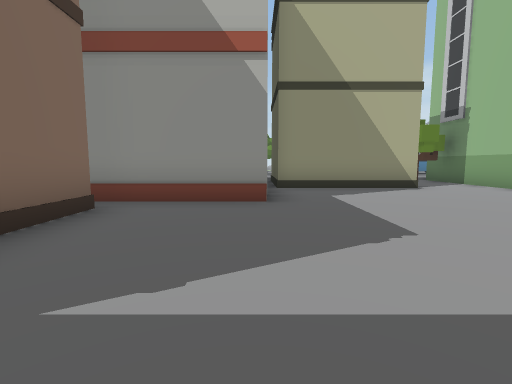
[1] (above)

24 first-person views from a walk through a scene from a Unity 3-D project. The camera is 1.3 m above the floor, tilts 6° down and sees 85° across. The floor is counted in squares, 2 m on a side. Each view is taken from the middle of a square. On the plan, view 1 faces up. The plan holds only what a view shows up to about 9 squares ahead; the rest is blank. The place goes on beyond the plan. Some animated figures are not drawn.

[2]
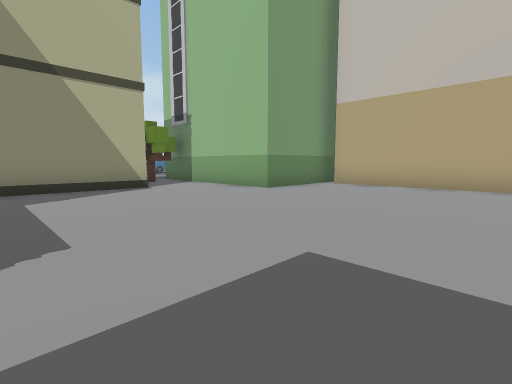

[3]
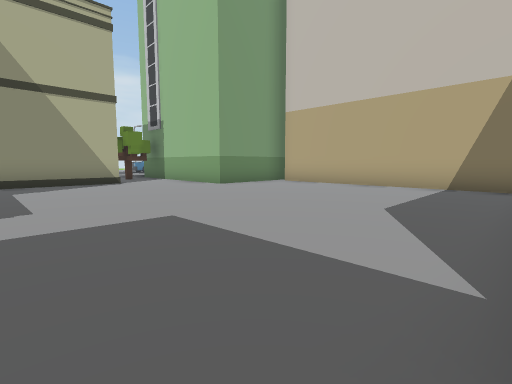

[4]
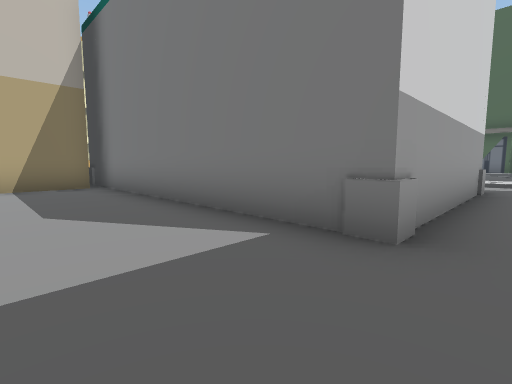

[5]
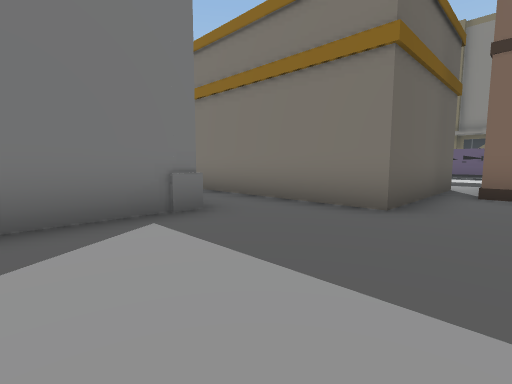

[6]
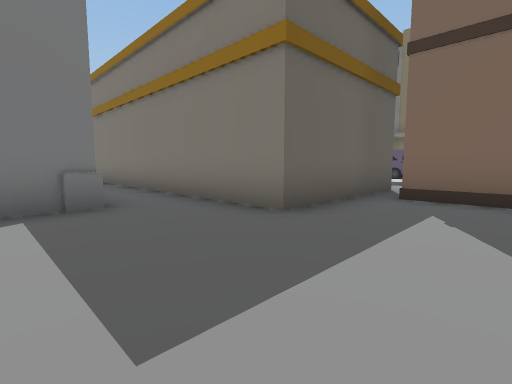

[7]
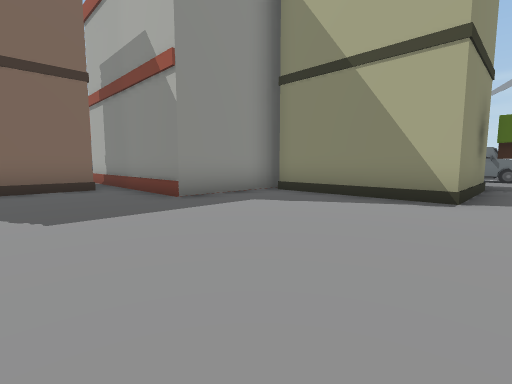

[8]
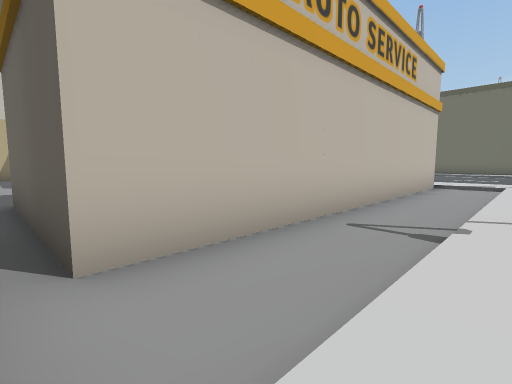

[9]
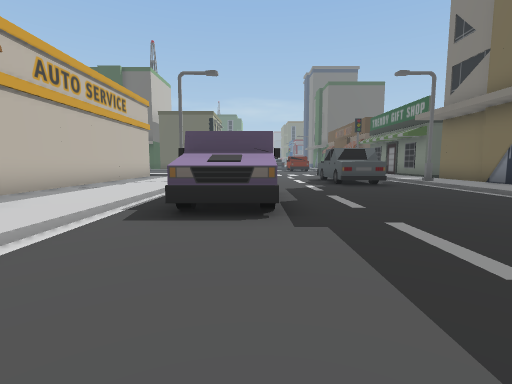

[10]
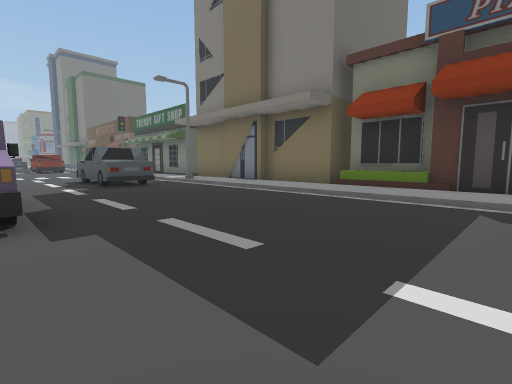

[11]
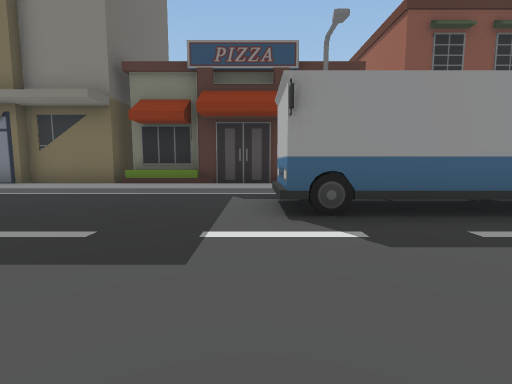

[12]
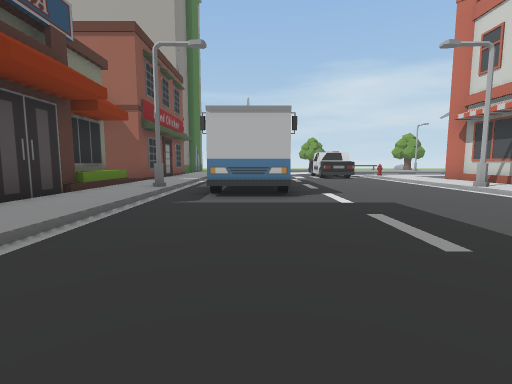

[13]
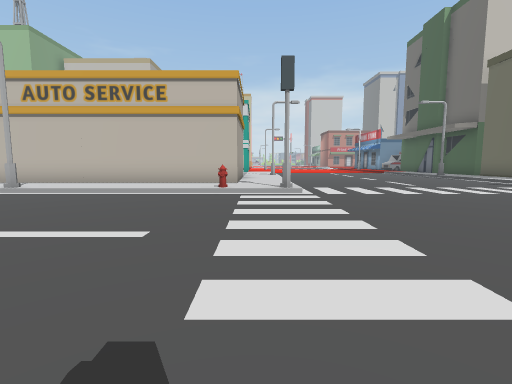

[14]
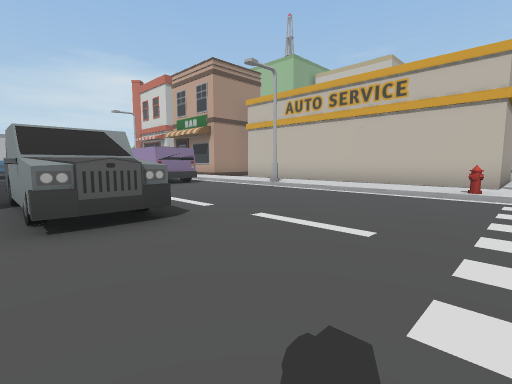

[15]
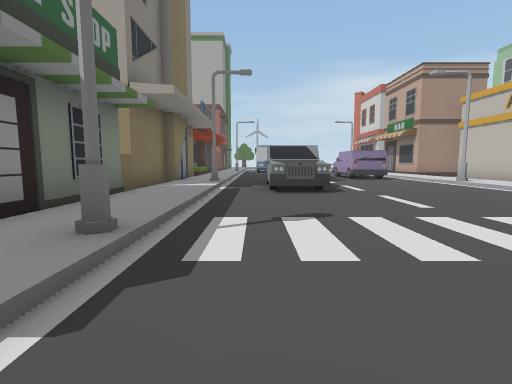

[16]
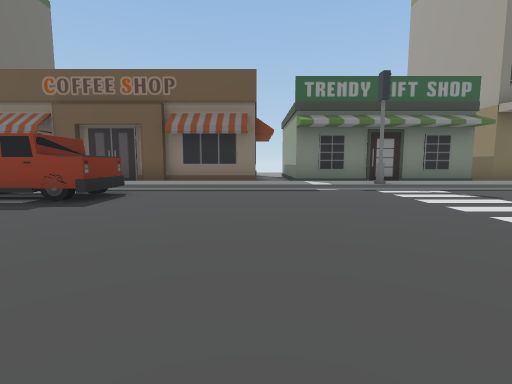

[17]
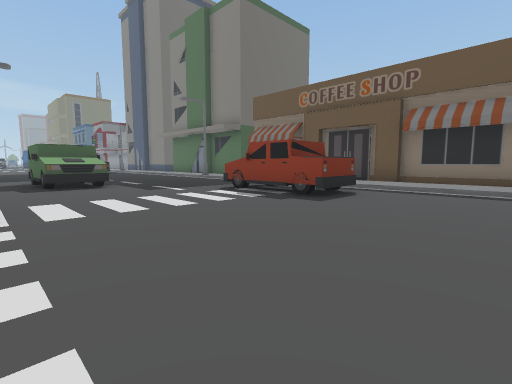

[18]
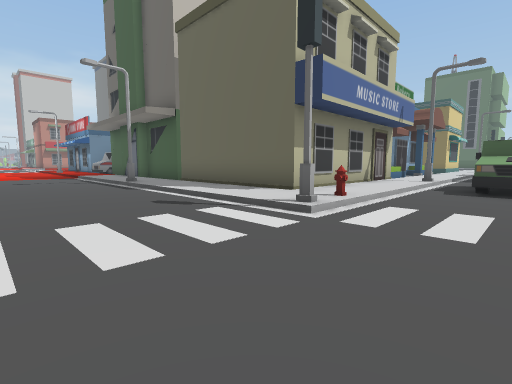

[19]
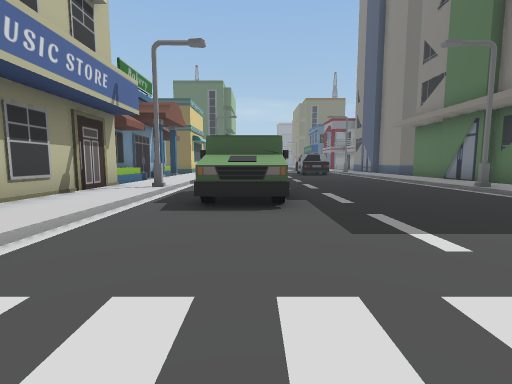

[20]
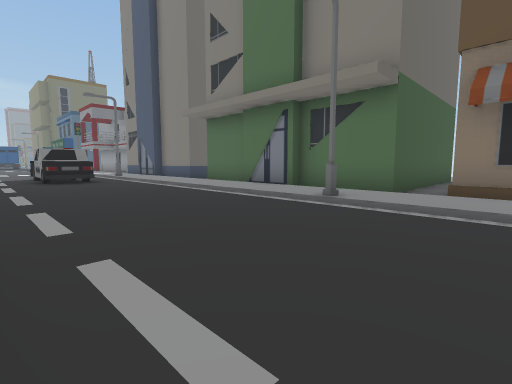

[21]
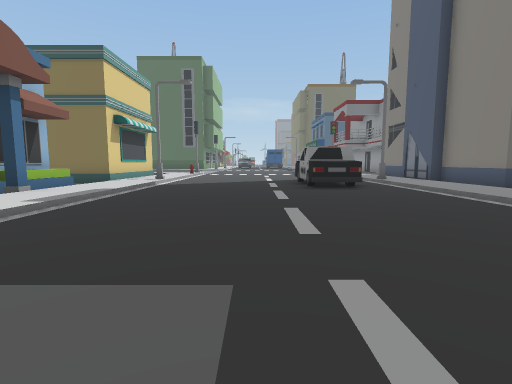

[22]
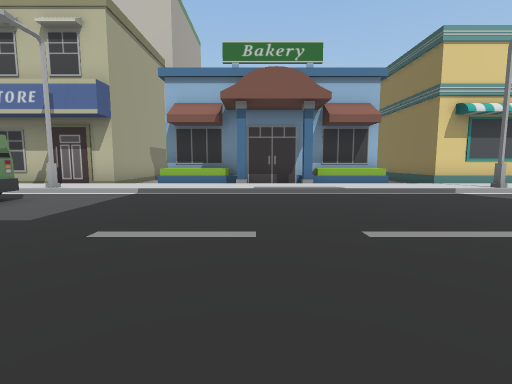

[23]
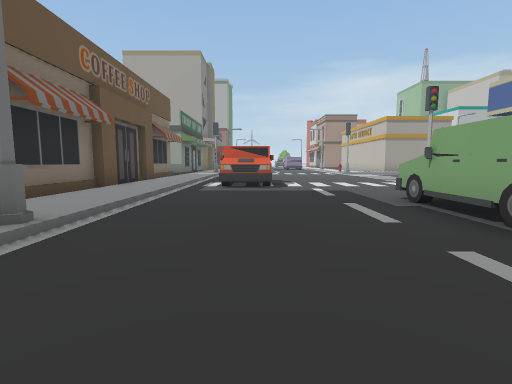

[24]
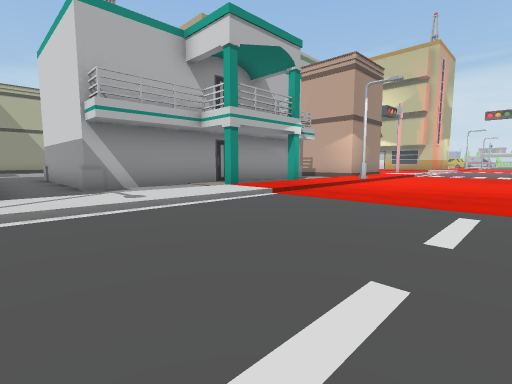

### Floor plan
Key: @ floor where view 1 was taken; # wall or solid block; x gap in a wall; . main floor; : floor 0.25 m higher than the main floor; / step, stairs or slope; ^ raised ledge; B building; S streetlight; H hydrant; T truck; O other object.
Columns run from 16 left of view 1 to 11 right of it. Each row starts with its distance up from view 1.
  8 #:/   .../:#    ^B  B..B
  7  // O..../:#    ^BBBB..B
  6 B:S O....S:#    #......B
  5 B:/OO..../:x^^###......BBBB
  4 B:/....../   #...........B
  3 B:/......    #...........B
  2 B:/....../   #...........B
  1 B:/....../:  #...........B
  0 B:/....OO/:.....@........B
 -1 B:/....O /:.BBBBB........B
 -2 B:/....OO/:.B   B........BB
 -3 B:/....../:.B   B.#######
 -4 B:/.O..../:.B   B.#
 -5 B:S.O....S:.B   B.#
 -6 B:/OO..../:.B   B.#
 -7 #:/.O..../:.B   B.####
 -8 #:/....../:.B   B.....
 -9 #:/......H:.BBBB ..  #.#
-10 #:/....../:::   :::::::::
-11 #:#......#///   //////////O
-12 #:/..........   ...........
-13 /:/..........   ............
-14 #:/..........   ............
-15 #:/.......................
-16 #:/.................
-17 #:/TT..............
-18 #:/TT....///////S/
-19 #:/TT....H:::::::
-20 #:/TT..../:#####O
-21 #:/....../:#
-22 #:/....OO/:#
-23 #:/....OO/:#
-24 B:S....OOS:#
-25 B:/....O./:##
-26 B:/......// B
-27 B:/......// B
-28 B:/......// B
-29 B:/....../: B
-30 B:/....../: B
-31  :/......// B
-32 B:/.O....// B
-33 B:/.O....//
-34 B: OO....S:###

Where each view was taken, in squares from view 1:
view 1: 0 up, 0 right, facing up
view 2: 0 up, 1 right, facing up-right
view 3: 2 down, 1 right, facing up-right
view 4: 0 up, 1 right, facing down-right
view 5: 1 up, 4 right, facing down-left
view 6: 2 up, 3 right, facing down-left
view 7: 2 up, 5 right, facing up-left
view 8: 0 up, 6 left, facing down-right
view 9: 4 up, 9 left, facing down
view 10: 4 up, 9 left, facing down-left
view 11: 4 up, 8 left, facing left
view 12: 1 down, 12 left, facing up
view 13: 10 down, 13 left, facing right
view 14: 10 down, 13 left, facing up-right
view 15: 13 down, 13 left, facing up
view 16: 14 down, 7 left, facing left
view 17: 14 down, 7 left, facing down-left
view 18: 15 down, 9 left, facing down-right
view 19: 18 down, 9 left, facing down
view 20: 22 down, 10 left, facing down-left
view 21: 25 down, 10 left, facing down
view 22: 29 down, 13 left, facing right
view 23: 27 down, 12 left, facing up
view 24: 15 down, 0 right, facing up-right
